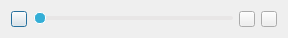
<?xml version="1.0" encoding="UTF-8"?>
<ui version="4.0">
 <class>VolumeDialog</class>
 <widget class="QDialog" name="VolumeDialog">
  <property name="geometry">
   <rect>
    <x>0</x>
    <y>0</y>
    <width>284</width>
    <height>38</height>
   </rect>
  </property>
  <property name="maximumSize">
   <size>
    <width>284</width>
    <height>38</height>
   </size>
  </property>
  <property name="windowTitle">
   <string>Dialog</string>
  </property>
  <property name="styleSheet">
   <string notr="true"/>
  </property>
  <layout class="QHBoxLayout" name="horizontalLayout">
   <item>
    <widget class="QPushButton" name="btnClose">
     <property name="minimumSize">
      <size>
       <width>16</width>
       <height>16</height>
      </size>
     </property>
     <property name="maximumSize">
      <size>
       <width>16</width>
       <height>16</height>
      </size>
     </property>
     <property name="styleSheet">
      <string notr="true">QPushButton
{
	border-image: url(&quot;:/resource/playlist-icon16-delete.png&quot;);
}
</string>
     </property>
    </widget>
   </item>
   <item>
    <widget class="QSlider" name="horizontalSlider">
     <property name="minimumSize">
      <size>
       <width>200</width>
       <height>0</height>
      </size>
     </property>
     <property name="maximumSize">
      <size>
       <width>200</width>
       <height>16777215</height>
      </size>
     </property>
     <property name="styleSheet">
      <string notr="true">QSlider::groove:horizontal {
    background-color: #e8e6e6;
    border: 1px solid #e8e6e6;
    height: 2px;
    border-radius: 2px;
}

QSlider::handle:horizontal {
    background-color: #34aed6;
    border: 1px solid #ffffff;
    width: 10px;
	height: 10px;
    border-radius: 5px;
	margin: -5px 0;
}</string>
     </property>
     <property name="orientation">
      <enum>Qt::Horizontal</enum>
     </property>
    </widget>
   </item>
   <item>
    <widget class="QPushButton" name="btnDecrease">
     <property name="maximumSize">
      <size>
       <width>16</width>
       <height>16</height>
      </size>
     </property>
     <property name="styleSheet">
      <string notr="true">QPushButton
{
  border-image: url(&quot;:/resource/volume-btn16-low-n.png&quot;);
}

QPushButton:hover
{
  border-image: url(&quot;:/resource/volume-btn16-low-h.png&quot;);
}
</string>
     </property>
    </widget>
   </item>
   <item>
    <widget class="QPushButton" name="btnIncrease">
     <property name="maximumSize">
      <size>
       <width>16</width>
       <height>16</height>
      </size>
     </property>
     <property name="styleSheet">
      <string notr="true">QPushButton
{
  border-image: url(&quot;:/resource/volume-btn16-high-n.png&quot;);
}

QPushButton:hover
{
  border-image: url(&quot;:/resource/volume-btn16-high-h.png&quot;);
}
</string>
     </property>
    </widget>
   </item>
  </layout>
 </widget>
 <resources/>
 <connections/>
</ui>
